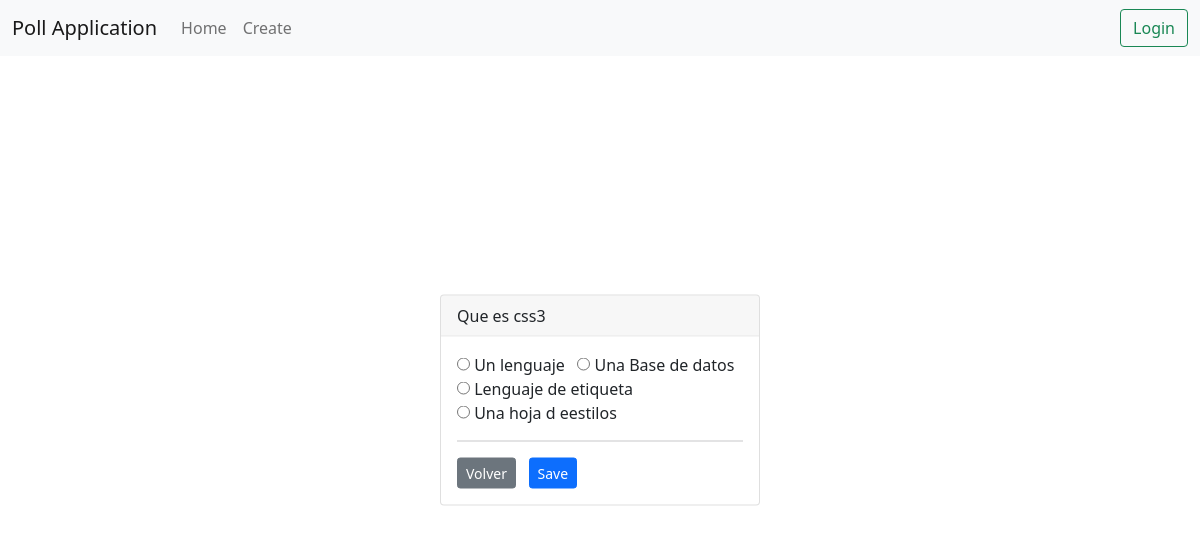
The app's page /vote/35/ with its own data.
### pollsapp/models.py (models this page shows, shortened)
class Poll(models.Model):
    question = models.TextField()
    option_one = models.CharField(max_length=30)
    option_two = models.CharField(max_length=30)
    option_three = models.CharField(max_length=30)
    option_four = models.CharField(max_length=30)
    option_one_count = models.IntegerField(default=0)
    option_two_count = models.IntegerField(default=0)
    option_three_count = models.IntegerField(default=0)
    option_four_count = models.IntegerField(default=0)

### pollsapp/views.py (the view, shortened to what this page needs)
# urls.py: path('vote/<poll_id>/', poll_views.vote, name='vote'),
def vote(request, poll_id):
    poll = Poll.objects.get(pk=poll_id)
    context = {
        'poll' : poll
    }
    return render(request, 'poll/vote.html', context)

### pollsapp/templates/poll/vote.html (shortened to what this page needs)
{% extends "poll/base.html" %}
{% block main %}
<div class="card  position-absolute top-50 start-50 translate-middle" style="width: 20rem;">
    <div class="card-header card-title">
        {{ poll.question }}
    </div>
    <div class="card-body">
        <form method="POST">
            <div class="form-group">
                <div class="radio">
                    <label>
                        <input type="radio" name="poll" value="option1">
                        {{ poll.option_one }}
                    </label> &nbsp;
                    <label>
                        <input type="radio" name="poll" value="option2">
                        {{ poll.option_two }}
                    </label> &nbsp;
                    <label>
                        <input type="radio" name="poll" value="option3">
                        {{ poll.option_three }}
                    </label> &nbsp;
                    <label>
                        <input type="radio" name="poll" value="option4">
                        {{ poll.option_four }}
                    </label> &nbsp;
                </div>
            </div>
            <hr/>
            <a href="{% url 'home'  %}" class="btn btn-secondary btn-sm">Volver</a> &nbsp;
            <button type="submit" class="btn btn-primary btn-sm">Save</button>
        </form>
    </div>
</div>
{% endblock %}

### records on screen
Poll: question "Que es css3", option_one "Un lenguaje", option_two "Una Base de datos", option_three "Lenguaje de etiqueta", option_four "Una hoja d eestilos"
